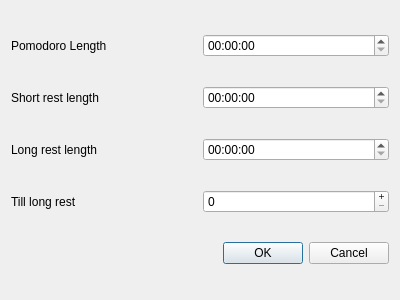
<?xml version="1.0" encoding="UTF-8"?>
<ui version="4.0">
 <class>SettingsDialog</class>
 <widget class="QDialog" name="SettingsDialog">
  <property name="windowModality">
   <enum>Qt::ApplicationModal</enum>
  </property>
  <property name="geometry">
   <rect>
    <x>0</x>
    <y>0</y>
    <width>400</width>
    <height>300</height>
   </rect>
  </property>
  <property name="windowTitle">
   <string>Settings</string>
  </property>
  <layout class="QVBoxLayout" name="verticalLayout">
   <item>
    <layout class="QHBoxLayout" name="horizontalLayout">
     <item>
      <widget class="QLabel" name="pomoLengthLbl">
       <property name="text">
        <string>Pomodoro Length</string>
       </property>
      </widget>
     </item>
     <item>
      <widget class="QTimeEdit" name="pomoLengthEdit"/>
     </item>
    </layout>
   </item>
   <item>
    <layout class="QHBoxLayout" name="horizontalLayout_2">
     <item>
      <widget class="QLabel" name="shortRestLbl">
       <property name="text">
        <string>Short rest length</string>
       </property>
      </widget>
     </item>
     <item>
      <widget class="QTimeEdit" name="shortRestEdit"/>
     </item>
    </layout>
   </item>
   <item>
    <layout class="QHBoxLayout" name="horizontalLayout_3">
     <item>
      <widget class="QLabel" name="longRestLbl">
       <property name="text">
        <string>Long rest length</string>
       </property>
      </widget>
     </item>
     <item>
      <widget class="QTimeEdit" name="longRestEdit"/>
     </item>
    </layout>
   </item>
   <item>
    <layout class="QHBoxLayout" name="horizontalLayout_4">
     <item>
      <widget class="QLabel" name="tillLongLbl">
       <property name="text">
        <string>Till long rest</string>
       </property>
      </widget>
     </item>
     <item>
      <widget class="QSpinBox" name="tillLongSpin">
       <property name="buttonSymbols">
        <enum>QAbstractSpinBox::PlusMinus</enum>
       </property>
      </widget>
     </item>
    </layout>
   </item>
   <item>
    <widget class="QDialogButtonBox" name="buttonBox">
     <property name="orientation">
      <enum>Qt::Horizontal</enum>
     </property>
     <property name="standardButtons">
      <set>QDialogButtonBox::Cancel|QDialogButtonBox::Ok</set>
     </property>
    </widget>
   </item>
  </layout>
 </widget>
 <resources/>
 <connections>
  <connection>
   <sender>buttonBox</sender>
   <signal>accepted()</signal>
   <receiver>SettingsDialog</receiver>
   <slot>accept()</slot>
   <hints>
    <hint type="sourcelabel">
     <x>248</x>
     <y>254</y>
    </hint>
    <hint type="destinationlabel">
     <x>157</x>
     <y>274</y>
    </hint>
   </hints>
  </connection>
  <connection>
   <sender>buttonBox</sender>
   <signal>rejected()</signal>
   <receiver>SettingsDialog</receiver>
   <slot>reject()</slot>
   <hints>
    <hint type="sourcelabel">
     <x>316</x>
     <y>260</y>
    </hint>
    <hint type="destinationlabel">
     <x>286</x>
     <y>274</y>
    </hint>
   </hints>
  </connection>
 </connections>
</ui>
